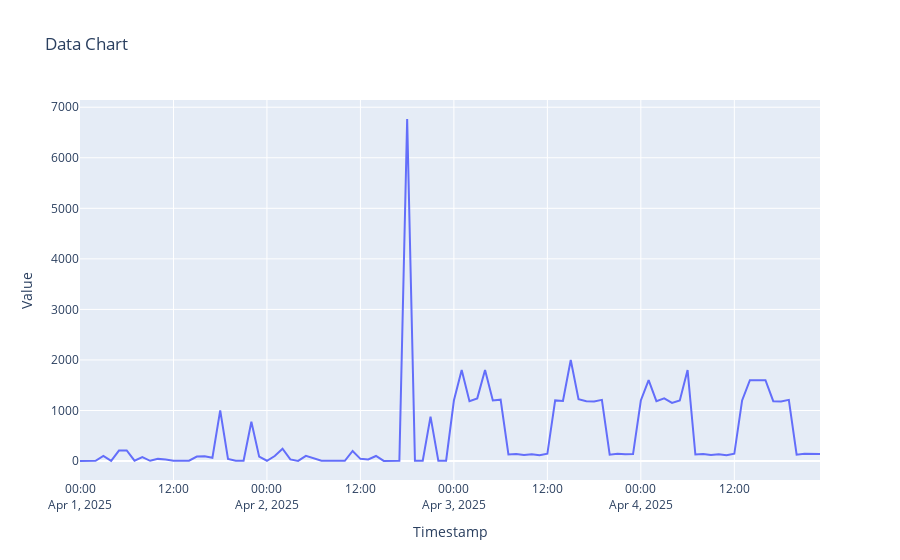

Here is the notebook cell this chart was saved with:
### Code cell
import pandas as pd

import plotly.express as px

import numpy as np

import plotly.graph_objects as po
df = pd.read_csv("../../data/raw/sample-data.csv") 

df['Timestamp'] = pd.to_datetime(df['Date'] + ' ' + df['Time'])
df = df.drop(columns=['Date', 'Time'])
print(df.head())
fig = px.line(df, x='Timestamp', y='Value', title='Data Chart')
fig.show()

data_series = df['Value']
minimum = data_series.describe()
maximum = data_series.describe()
average = data_series.describe()

print(df.describe())
